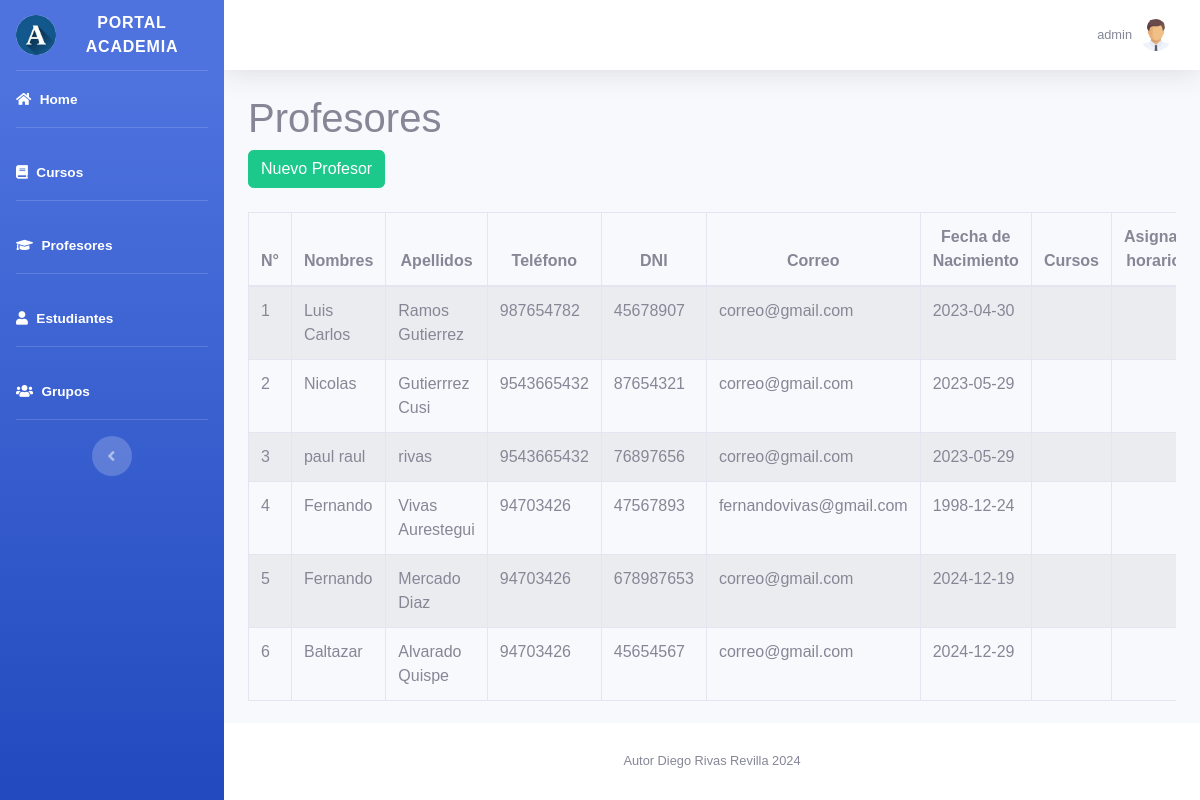
Screenshot of /dashboard/profesores.php (signed in) with the database file from the repository.
### tables this page shows
CREATE TABLE IF NOT EXISTS `profesores` (
  `id` int(11) NOT NULL AUTO_INCREMENT,
  `DNI` int(10) NOT NULL,
  `nombres` varchar(30) NOT NULL,
  `apellidos` varchar(30) NOT NULL,
  `telefono` varchar(15) NOT NULL,
  `correo` varchar(40) NOT NULL,
  `fNacimiento` date NOT NULL,
  PRIMARY KEY (`id`)
);

### dashboard/profesores.php (the view, shortened to what this page needs)
<?php require_once "vistas/parte_superior.php" ?>
<?php
    $objeto = new Conexion();
    $conexion = $objeto->Conectar();
    $consulta = "SELECT  *  FROM profesores";
    $resultado = $conexion->prepare($consulta);
    $resultado->execute();
    $data = $resultado->fetchAll(PDO::FETCH_ASSOC);
?>
<div class="container">
    <h1>Profesores</h1>
    <div class="row">
        <div class="col-lg-12">
            <button id="btnNuevoProfesores" type="button" class="btn btn-success">Nuevo
                Profesor</button>
        </div>
    </div>
</div>
<br>
<div class="container">
    <div class="row">
        <div class="col-lg-12">
            <div class="table-responsive">
                <table id="tablaProfesores" class="table table-striped table-bordered table-condensed"
                    style="width:100%">
                    <thead class="text-center">
                        <tr>
                            <th>N°</th>
                            <th>Nombres</th>
                            <th>Apellidos</th>
                            <th>Teléfono</th>
                            <th>DNI</th>
                            <th>Correo</th>
                            <th>Fecha de Nacimiento</th>
                            <th>Cursos</th>
                            <th>Asignar horario</th>
                        </tr>
                    </thead>
                    <tbody>
                        <?php
                        $contador = 1;
                        foreach ($data as $dat) {
                            ?>
                            <tr data-id="<?php echo $dat['id'] ?>">
                                <td><?php echo $contador ?></td>
                                <td><?php echo $dat['nombres'] ?></td>
                                <td><?php echo $dat['apellidos'] ?></td>
                                <td><?php echo $dat['telefono'] ?></td>
                                <td><?php echo $dat['DNI'] ?></td>
                                <td><?php echo $dat['correo'] ?></td>
                                <td><?php echo $dat['fNacimiento'] ?></td>
                                <td></td>
                                <td></td>
                            </tr>
                            <?php
                            $contador++;
                        }
                        ?>
                    </tbody>
                </table>
            </div>
        </div>
    </div>
</div>
<?php require_once "vistas/parte_inferior.php" ?>
</body>
</html>

### dashboard/css/custom.css (style rules this page uses)
body { background:#000000; font-family: 'Raleway', sans-serif; }

### rows the page displays
profesores: nombres "Luis Carlos", apellidos "Ramos Gutierrez", telefono "987654782", DNI "45678907", correo "correo@gmail.com", fNacimiento "2023-04-30"
profesores: nombres "Nicolas", apellidos "Gutierrrez Cusi", telefono "9543665432", DNI "87654321", correo "correo@gmail.com", fNacimiento "2023-05-29"
profesores: nombres "paul raul", apellidos "rivas", telefono "9543665432", DNI "76897656", correo "correo@gmail.com", fNacimiento "2023-05-29"
profesores: nombres "Fernando", apellidos "Vivas Aurestegui", telefono "94703426", DNI "47567893", correo "fernandovivas@gmail.com", fNacimiento "1998-12-24"
profesores: nombres "Fernando", apellidos "Mercado Diaz", telefono "94703426", DNI "678987653", correo "correo@gmail.com", fNacimiento "2024-12-19"
profesores: nombres "Baltazar", apellidos "Alvarado Quispe", telefono "94703426", DNI "45654567", correo "correo@gmail.com", fNacimiento "2024-12-29"

### other values shown
$_SESSION["s_usuario"] "admin"
